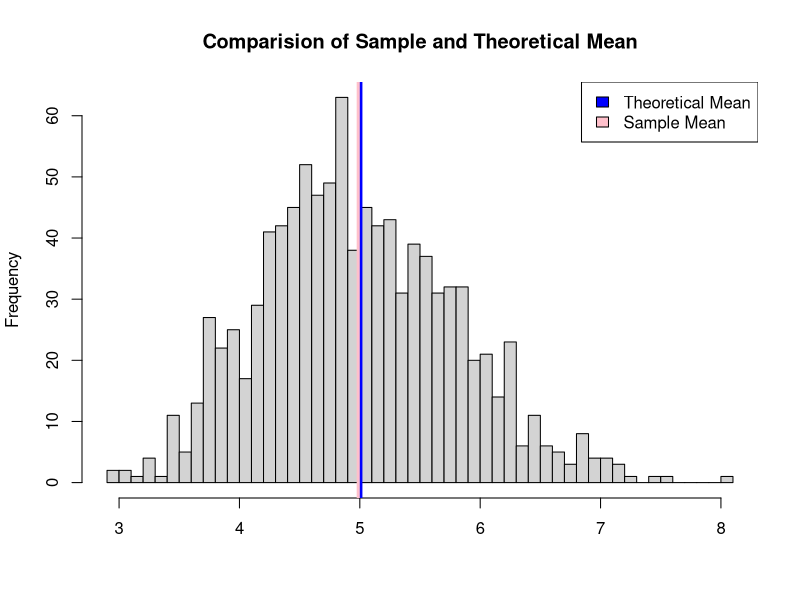
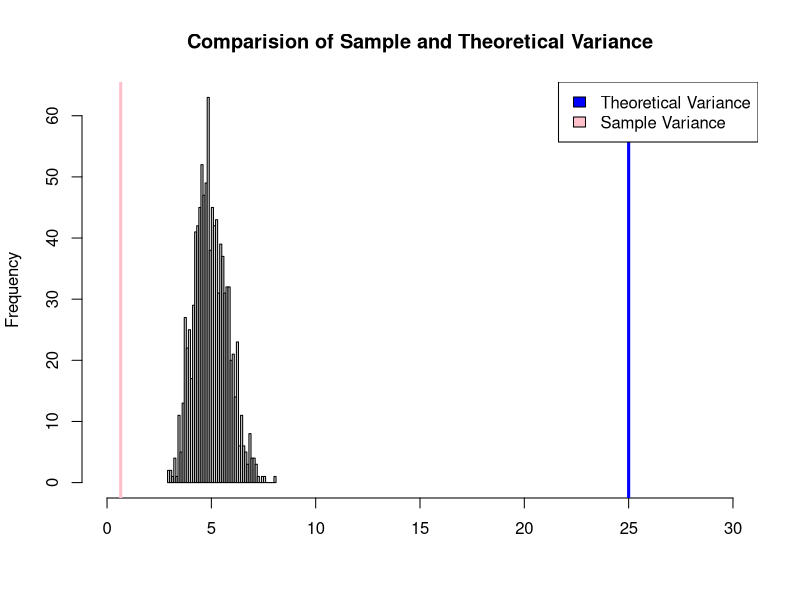
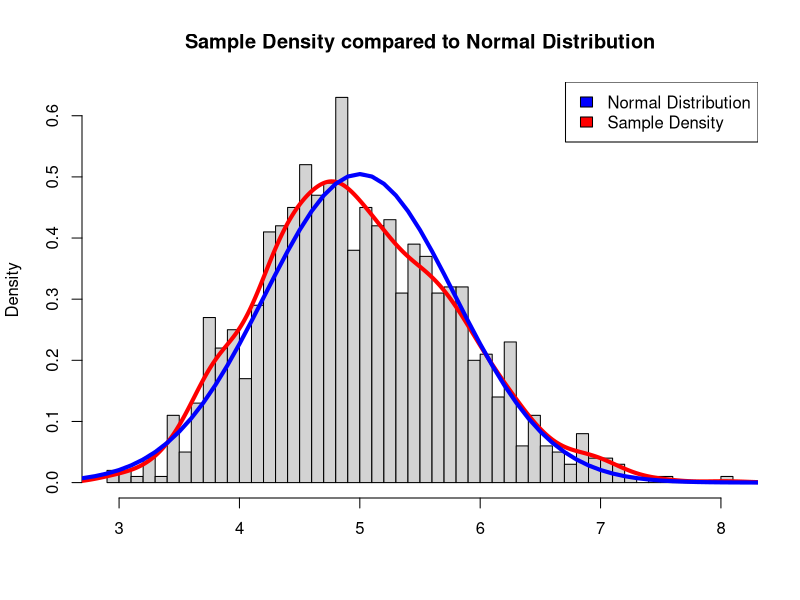

Generate these figures, in order, with R:
## ---- chunk 1
set.seed(1000)
n <- 40 
lamda <- 0.2
s <- NULL
for (i in 1:1000) s <- c(s, mean(rexp(n, lamda)))
samplemean <- mean(s)
samplemean 
theoreticalmean <- 1/lamda
theoreticalmean
## ---- chunk 2
hist(s, breaks=40, xlab="", main="Comparision of Sample and Theoretical Mean")
abline(v=theoreticalmean, col="blue", lwd=5)
abline(v=samplemean,col="pink", lwd=3)
legend("topright", c("Theoretical Mean", "Sample Mean"), fill=c("blue","pink"))
## ---- chunk 3
samplevariance <- var(s)
samplevariance
theoreticalvariance <- 1/lamda^2
theoreticalvariance
## ---- chunk 4
hist(s, breaks=40, xlim=c(0,30), xlab="", main="Comparision of Sample and Theoretical Variance")
abline(v=theoreticalvariance, col="blue", lwd=3)
abline(v=samplevariance,col="pink", lwd=3)
legend("topright", c("Theoretical Variance", "Sample Variance"), fill=c("blue","pink"))
## ---- chunk 5
xfit <- seq(1, 10, 0.1)
yfit <- dnorm(xfit, mean = theoreticalmean, sd = sqrt(theoreticalvariance/n))
hist(s, breaks = 40, prob = TRUE,
  xlab = "",
  main = "Sample Density compared to Normal Distribution")
lines(density(s), col = "red", lwd = 4)
lines(xfit, yfit, col="blue", lwd = 4)
legend("topright", c("Normal Distribution", "Sample Density"), fill = c("blue","red"))

